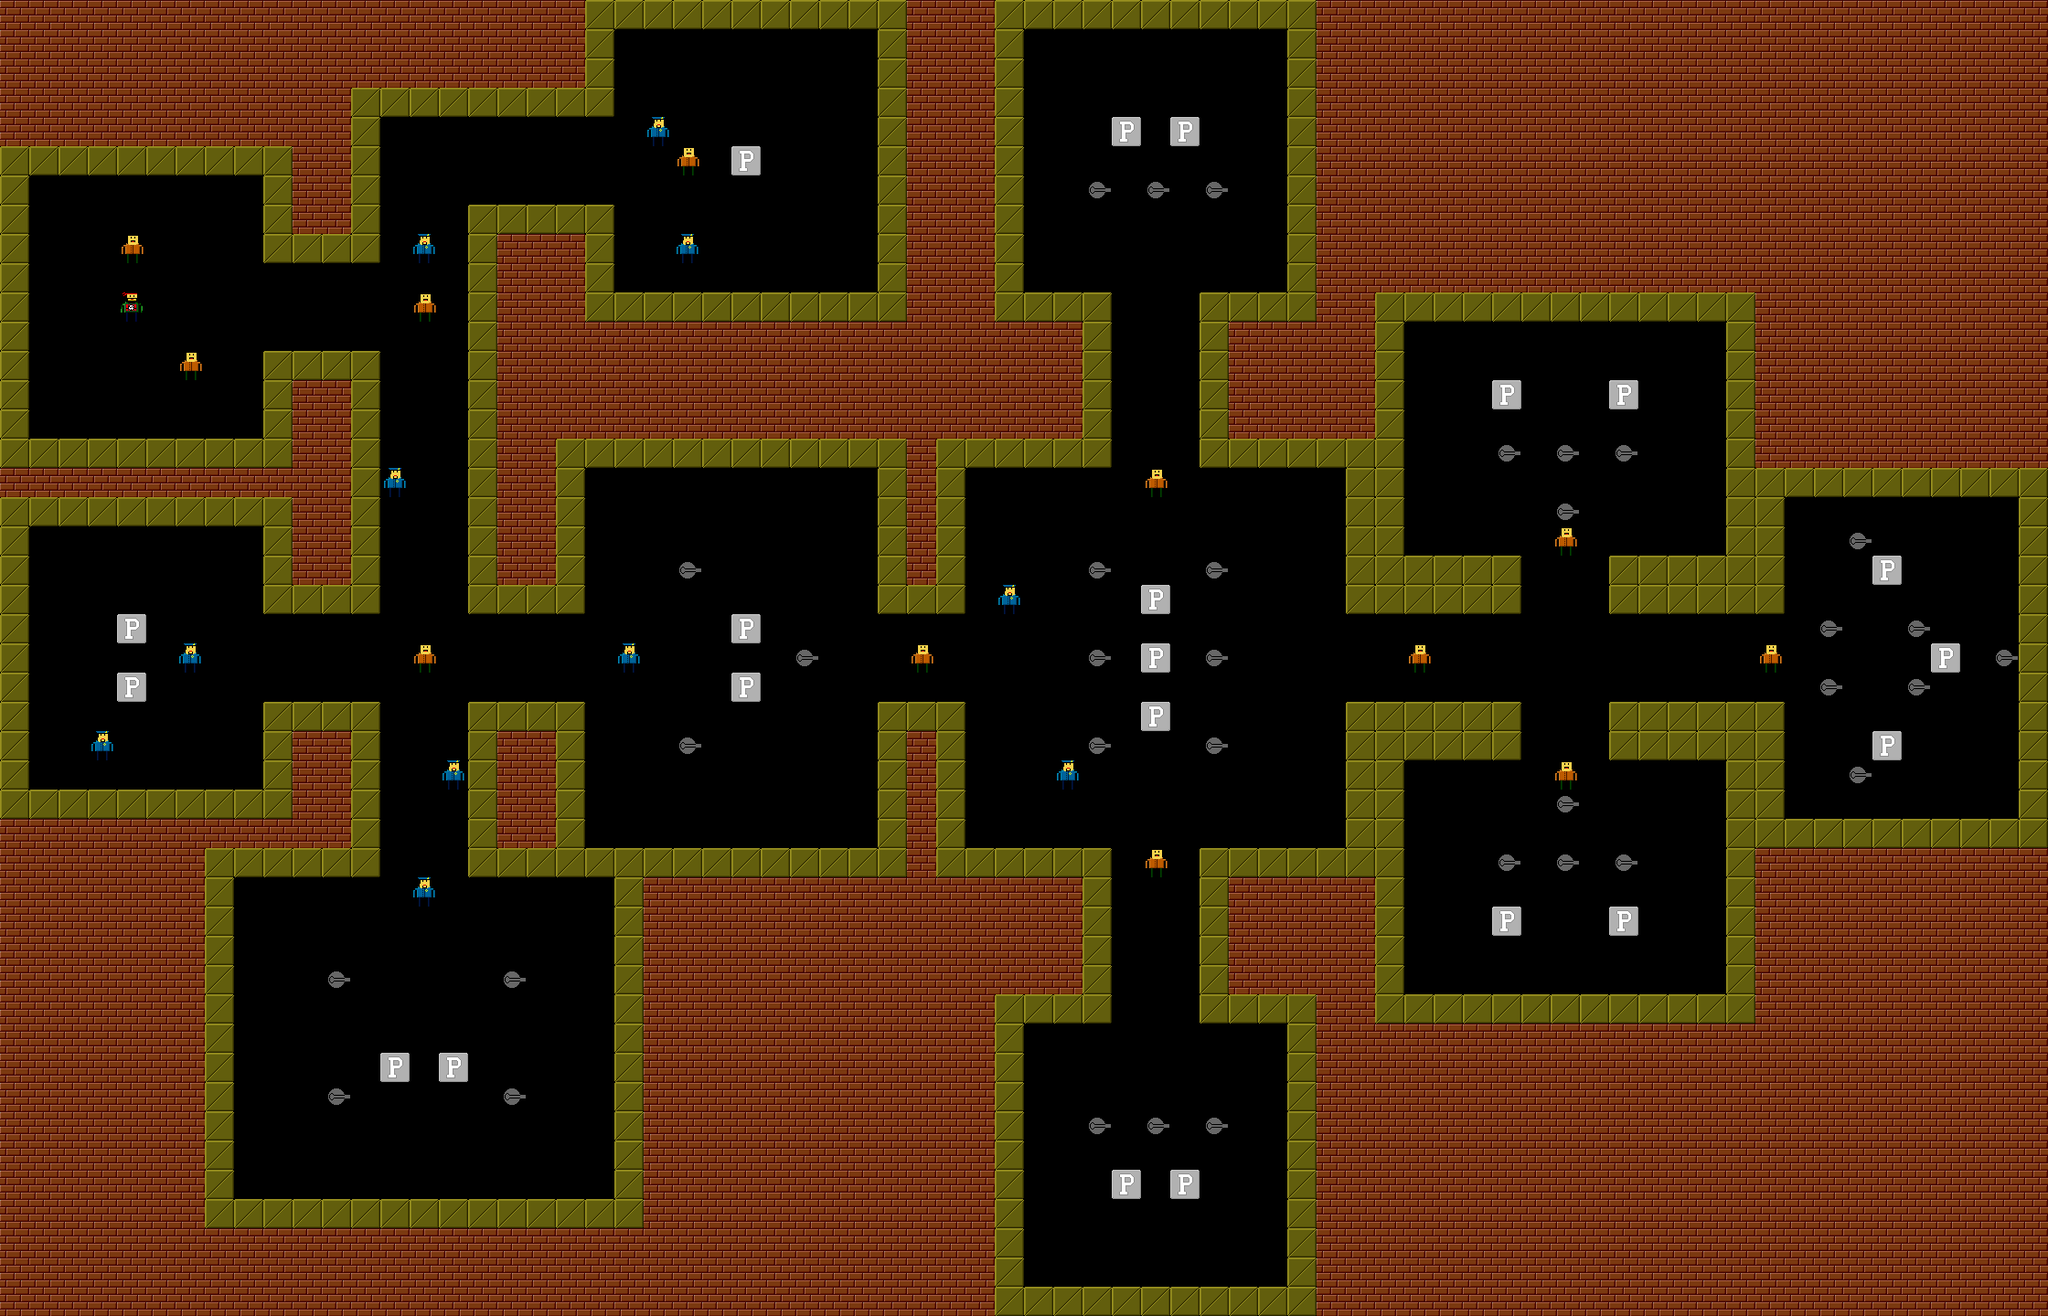

This is a level from a 2D game, rendered from its Tiled map with the project's own tilesets. A one-line summary and the map file follow, with tile-layer data summarised:
An orthogonal 70x45 tile map with 32x32 px tiles, 1 tile layer (Слой тайлов 1).

<map version="1.0" orientation="orthogonal" renderorder="left-up" width="70" height="45" tilewidth="32" tileheight="32">
 <tileset firstgid="1" name="tile2" tilewidth="32" tileheight="32">
  <image source="img/tile2.png" width="256" height="32" />
 </tileset>
 <layer name="Слой тайлов 1" width="70" height="45">
  <data>[3150 cells, 1905 non-empty, 7 distinct tile ids]</data>
 </layer>
</map>